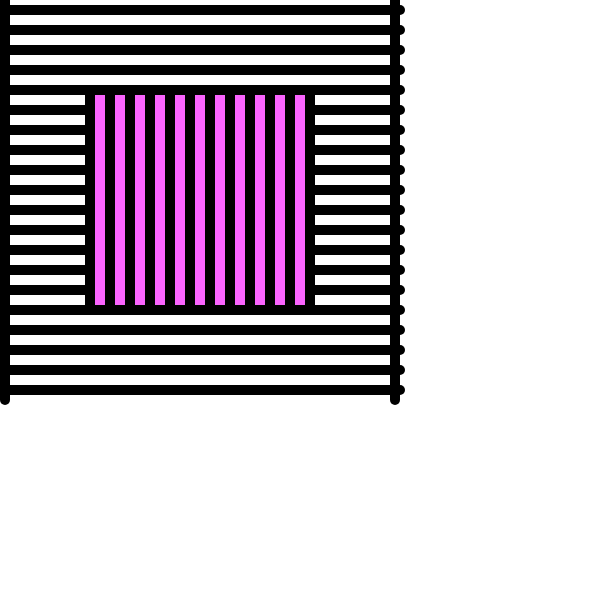
Frame 1 (no input)
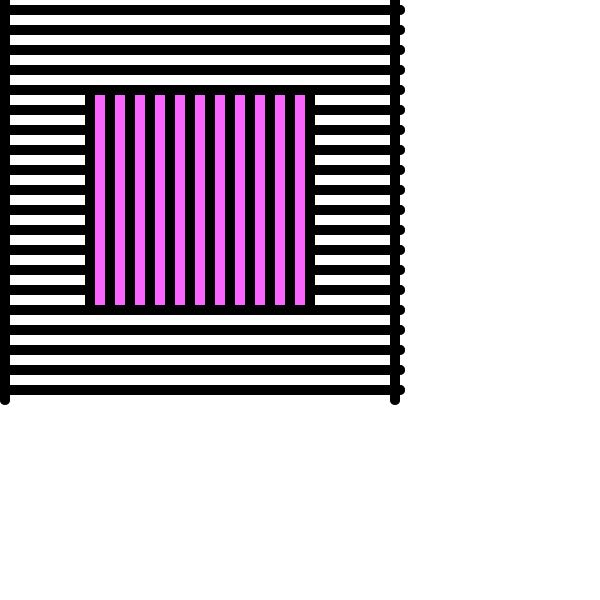
Frame 60 (no input)
Frame 120 (the mouse pressed at the canvas centre since frame 60): identical to frame 60, image omitted

The p5.js sketch that drew these frames (run headless with seeded random() and noise() and a simulated clock; from frame 60 on, the mouse is pressed at the canvas centre):

// p5.js sketch
// ── sketch.js
function setup() {
  createCanvas(600,600);
  strokeWeight(10)
}

function draw() {
  background(255,100)
for(var x = 10;x < 400; x= x+20){
   line(0,x,400,x)
}
  fill(250,100,300)
  rect(90,90,220,220)
  line(110,90,110,310)
  line(130,90,130,310)
  line(150,90,150,310)
  line(170,90,170,310)
  line(190,90,190,310)
  line(210,90,210,310)
  line(230,90,230,310)
  line(250,90,250,310)
  line(270,90,270,310)
  line(290,90,290,310)
  
  line(5,0,5,400)
  line(395,0,395,400)
   
   
}
